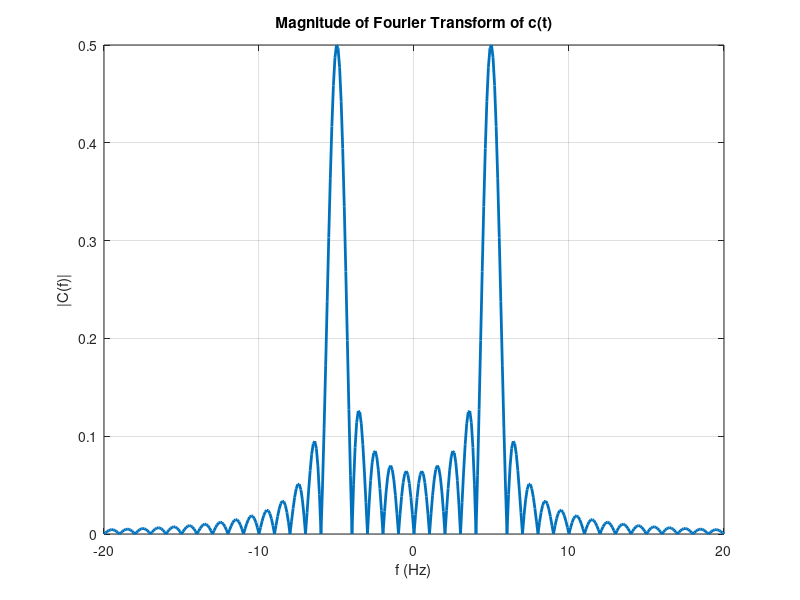

MATLAB code for this plot:
%c(t)=sin(2*pi*fc*t)*rectpuls(t)
fc=5;
f=-20:0.1:20;
Cf = 0.5*1j*exp(-1j*pi*(f+fc)).*sinc(f+fc)- 0.5*1j*exp(-1j*pi*(f-fc)).*sinc(f-fc);
plot(f,abs(Cf),'LineWidth',2)
grid
title('Magnitude of Fourier Transform of c(t)');
xlabel('f (Hz)');
ylabel('|C(f)|');